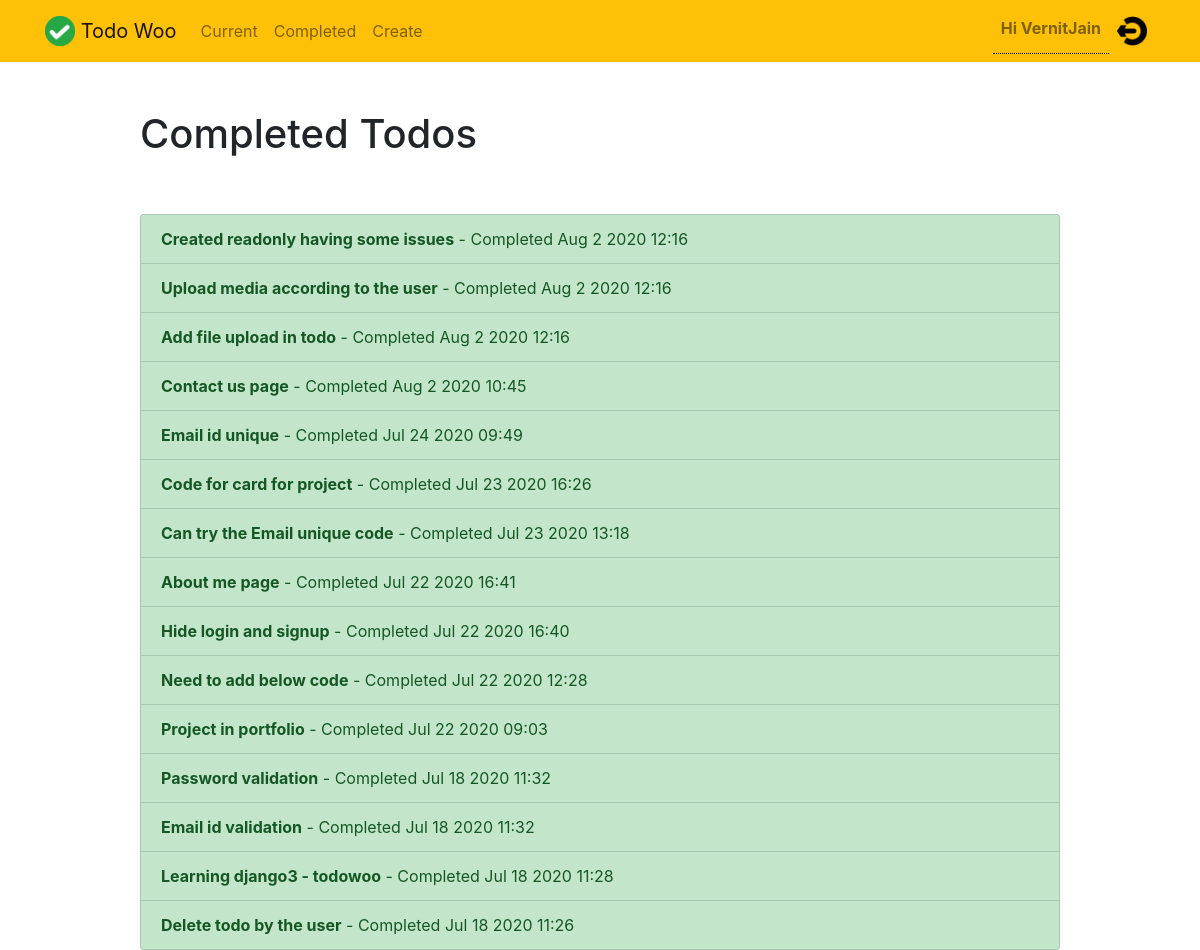
/todowoo/completed/ (signed in), run on the app's committed database.
### todowoo/models.py (models this page shows, shortened)
class Todo(models.Model):
    title= models.CharField(max_length=100)
    memo = models.TextField(blank=True)
    created = models.DateTimeField(auto_now_add=True)
    datecompleted=models.DateTimeField(null=True, blank=True)
    important = models.BooleanField(default=False)
    user = models.ForeignKey(User, on_delete=models.CASCADE)
    deleteTodoOrNot = models.BooleanField(default=False)

### todowoo/views.py (the view)
# urls.py: path('completed/', views.completedtodos, name='completedtodos'),
@login_required
def completedtodos(request):
    todos = Todo.objects.filter(user = request.user, datecompleted__isnull = False, deleteTodoOrNot = False).order_by('-datecompleted')
    return render(request, 'todowoo/completedtodos.html',{'todos': todos})

### todowoo/templates/todowoo/completedtodos.html
{% extends "todowoo/base.html" %}
{% block content %}
    <div class="row justify-content-center mt-5">
        <div class="col-md-10">
            <h1>Completed Todos</h1>
        </div>
    </div>
    <div class="row justify-content-center mt-5">
        <div class="col-md-10">
            <div class="list-group">
                {% for todo in todos %}
                    <a href="{% url 'todowoo:viewtodo' todo.id %}" class="list-group-item list-group-item-action list-group-item-success"><b>{{ todo.title }}</b> - Completed {{ todo.datecompleted|date:'M j Y H:i' }}</a>
                {% endfor %}
            </div>
        </div>
    </div>
{% endblock %}

### todowoo/templates/todowoo/base.html (shortened to what this page needs)
{% load static %}
<!doctype html>
<html lang="en">
<head>
    <link rel="stylesheet" href="{% static 'todowoo/css/bootstrap.min.css' %}">
    <link rel="stylesheet" href="{% static 'todowoo/css/custom.css' %}">
</head>
<body>
<nav class="navbar navbar-expand-md navbar-light bg-warning">
<div class="container">
    <a class="navbar-brand" href="{% url 'todowoo:todowoohome' %}">
         <img src="{% static 'todowoo/img/logo.png' %}" width="30" height="30" class="d-inline-block align-top">
        <span>Todo Woo</span>
    </a>
    <div class="collapse navbar-collapse" id="navbarNav">
    {% if user.is_authenticated %}
        <ul class="navbar-nav mr-auto">
                <li class="nav-item {{ current }}">
                    <a class="nav-link" href="{% url 'todowoo:currenttodos' %}">Current</a>
                </li>
                <li class="nav-item {{ completed }}">
                    <a class="nav-link" href="{% url 'todowoo:completedtodos' %}">Completed</a>
                </li>
                <li class="nav-item {{ create }}">
                    <a class="nav-link" href="{% url 'todowoo:createtodo' %}">Create</a>
                </li>
        </ul>
    {% endif %}
    <ul class="navbar-nav ml-auto">
            {% if user.is_authenticated %}
              <li class="nav-link userLoggedId"><b>Hi {{request.user.username}}</b> </li>
              <li class="nav-item">
                  <a href="#" onclick="$('#signOutBtn').click()" class="nav-link">
                    <img src="{% static 'todowoo/img/logout.png' %}" width="30" height="30" class="d-inline-block align-top">
                  </a>
              </li>
            {% endif %}
        </ul>
    </div>
</div>
</nav>
<div class="container">
{% block content %}{% endblock %}
</div>
</body>
</html>

### todowoo/static/todowoo/css/custom.css (style rules this page uses)
.userLoggedId { border-bottom: 1px dotted black; }

### data on the page
Todo: title "Created readonly having some issues", datecompleted "Aug 2 2020 12:16"
Todo: title "Upload media according to the user", datecompleted "Aug 2 2020 12:16"
Todo: title "Add file upload in todo", datecompleted "Aug 2 2020 12:16"
Todo: title "Contact us page", datecompleted "Aug 2 2020 10:45"
Todo: title "Email id unique", datecompleted "Jul 24 2020 09:49"
Todo: title "Code for card for project", datecompleted "Jul 23 2020 16:26"
Todo: title "Can try the Email unique code", datecompleted "Jul 23 2020 13:18"
Todo: title "About me page", datecompleted "Jul 22 2020 16:41"
Todo: title "Hide login and signup", datecompleted "Jul 22 2020 16:40"
Todo: title "Need to add below code", datecompleted "Jul 22 2020 12:28"
Todo: title "Project in portfolio", datecompleted "Jul 22 2020 09:03"
Todo: title "Password validation", datecompleted "Jul 18 2020 11:32"
Todo: title "Email id validation", datecompleted "Jul 18 2020 11:32"
Todo: title "Learning django3 - todowoo", datecompleted "Jul 18 2020 11:28"
Todo: title "Delete todo by the user", datecompleted "Jul 18 2020 11:26"

### other printed values
{{ request.user.username }} "VernitJain"
